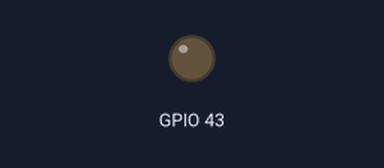
Simulated run of this program. Board: ESP32. Parts: output pins drawn as LEDs (lit = HIGH). What the program prints to the serial monitor is not drawn.

Above: at 2.0 s.
At 4.0 s:
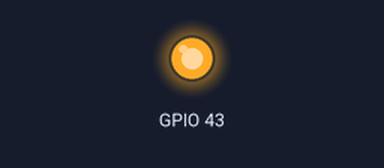
Timing chart, 0 to 6.2 s (numbered marks = the images above):
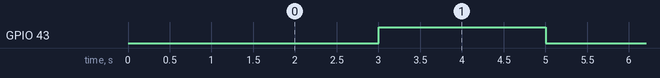

The program:

main.cpp
```cpp
#include "CBCMAC.h"
#include <Arduino.h>
/* Example usage: compute and save CBC-MAC (AES-CBC-MAC) of a file
 * Reads file from project data folder (relative path), computes MAC,
 * prints to serial and saves to a file.
 */

void setup(){
    Serial.begin(115200);
    // initialize pin 43 for blinking
    pinMode(43, OUTPUT);
    delay(1000);

    // 16-byte AES key (example)
    const uint8_t key[16] = {
        0x01,0x02,0x03,0x04,0x05,0x06,0x07,0x08,
        0x09,0x0a,0x0b,0x0c,0x0d,0x0e,0x0f,0x10
    };

    CBCMAC cbc(key);
    // file path relative to project root (during development)
    const char* inpath = "data/Preguntas_Moodle_20210123.txt";
    const char* outpath = "mac_Preguntas_20210123.txt";

    auto mac = cbc.computeMAC(inpath);

    // Print MAC as hex to Serial
    char hex[33];
    for (int i = 0; i < 16; ++i) sprintf(hex + i*2, "%02x", mac[i]);
    hex[32] = '\0';
    Serial.printf("MAC(%s) = %s\n", inpath, hex);

    // Save MAC to outpath
    if (cbc.saveMACHex(mac, outpath)) {
        Serial.printf("Saved MAC to %s\n", outpath);
    } else {
        Serial.printf("Failed to save MAC to %s\n", outpath);
    }
}

void loop(){
    digitalWrite(43, LOW);
    delay(2000);
    digitalWrite(43, HIGH);
    delay(2000);
}
```

CBCMAC.h
```cpp
#ifndef CBCMAC_H
#define CBCMAC_H

#include <stdint.h>
#include <string>
#include <array>

class CBCMAC {
public:
    // key: must be 16 bytes (AES-128)
    CBCMAC(const uint8_t key[16]);
    // Compute MAC of a file; returns MAC as 16-byte array
    std::array<uint8_t, 16> computeMAC(const std::string& filepath);
    // Save a MAC (in hex) to a filename. Returns true if successful.
    bool saveMACHex(const std::array<uint8_t, 16>& mac, const std::string& outPath);
private:
    uint8_t key_[16];
};

#endif // CBCMAC_H
```

cbc_mac.cpp
```cpp
#include "CBCMAC.h"
#include "aes.h"
#include <cstdio>
#include <cstring>
#include <iostream>
#include <sstream>
#include <iomanip>

CBCMAC::CBCMAC(const uint8_t key[16]){
    memcpy(key_, key, 16);
}

static void xor_block(uint8_t out[16], const uint8_t a[16], const uint8_t b[16]){
    for (int i = 0; i < 16; ++i) out[i] = a[i] ^ b[i];
}

std::array<uint8_t, 16> CBCMAC::computeMAC(const std::string& filepath){
    std::array<uint8_t, 16> mac{};
    uint8_t iv[16] = {0};
    uint8_t block[16];
    uint8_t xorbuf[16];
    AES_ctx ctx;
    AES_init_ctx(&ctx, key_);

    FILE* f = fopen(filepath.c_str(), "rb");
    if (!f) {
        // Return MAC all-zero if failed to open file
        return mac;
    }

    while (true) {
        size_t n = fread(block, 1, 16, f);
        if (n == 0) break; // EOF
        if (n < 16) {
            // PKCS#7 padding
            uint8_t pad = 16 - n;
            for (size_t i = n; i < 16; ++i) block[i] = pad;
        }
        xor_block(xorbuf, block, iv);
        AES_ECB_encrypt(&ctx, xorbuf);
        memcpy(iv, xorbuf, 16);
        if (n < 16) break; // this was last block
    }
    fclose(f);
    memcpy(mac.data(), iv, 16);
    return mac;
}

bool CBCMAC::saveMACHex(const std::array<uint8_t, 16>& mac, const std::string& outPath){
    FILE* f = fopen(outPath.c_str(), "wb");
    if (!f) return false;
    for (int i = 0; i < 16; ++i) {
        fprintf(f, "%02x", mac[i]);
    }
    fprintf(f, "\n");
    fclose(f);
    return true;
}
```

Measured:
- by itself, GPIO 43: alternates HIGH for 2.0 s and LOW for 2.0 s
